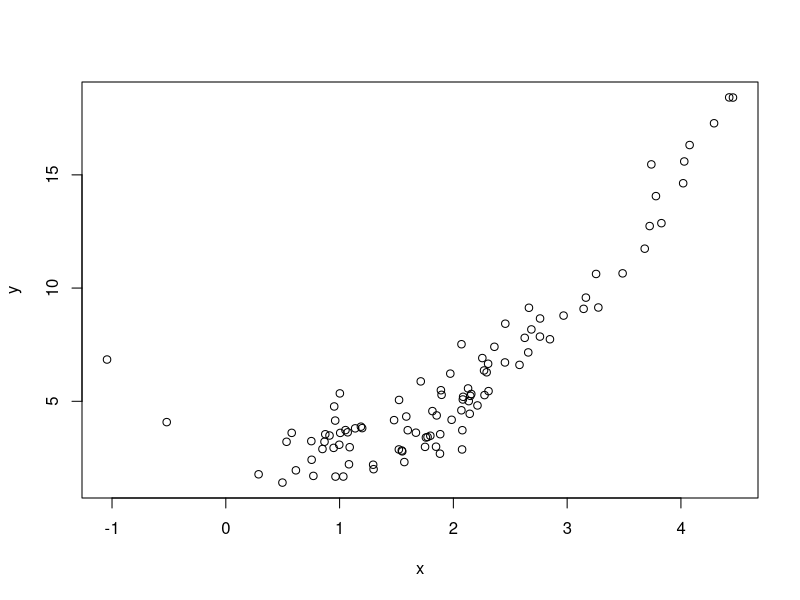
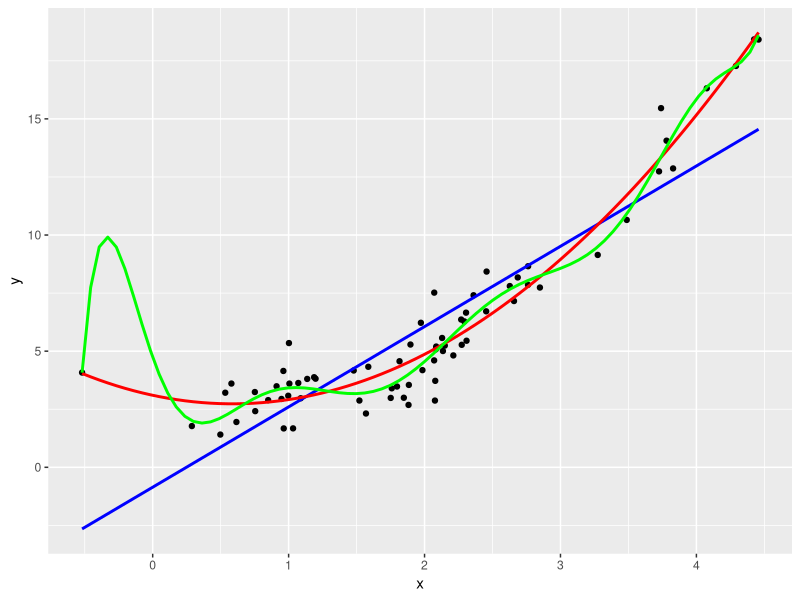
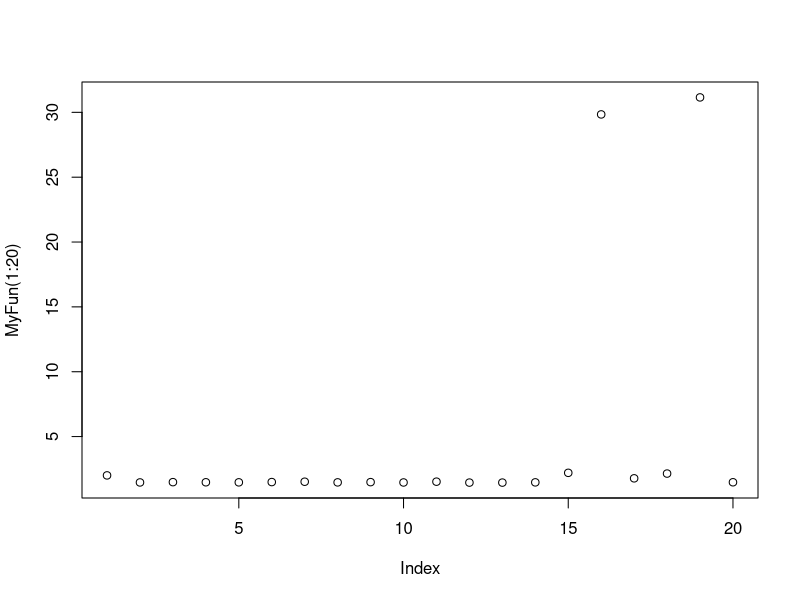
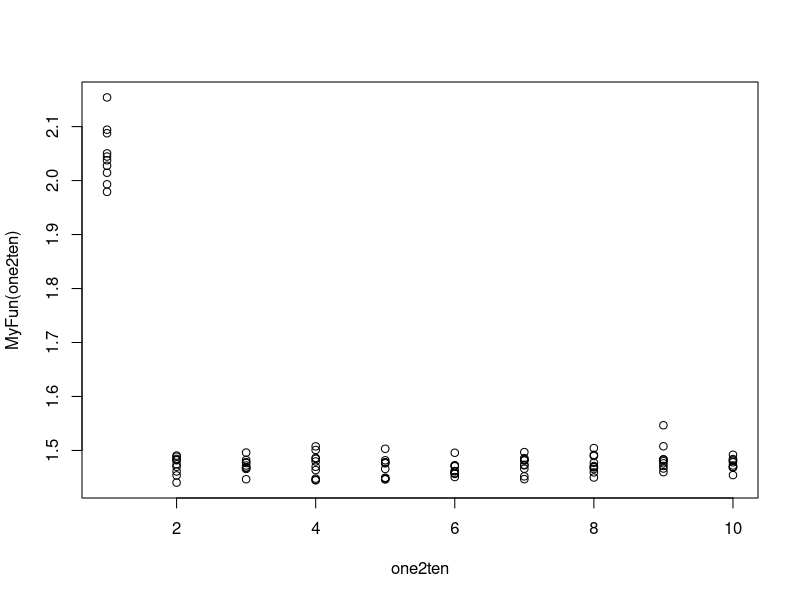

Recreate these plots in R, in order.
## ---- chunk 1
knitr::opts_chunk$set(echo = TRUE)
knitr::opts_chunk$set(warning = FALSE)
options(dplyr.width=Inf)
# option: supressMessage

library(data.table)
library(dplyr)
library(dtplyr)
library(magrittr)
library(tidyr)
## ---- chunk 2

x<-rnorm(100,2,1)
y<- x^2-x+3+rnorm(100) # function of x with a white noise

plot(x,y)
## ---- chunk 3
benchmark<-mean(y)
training_error<-sqrt(sum((y-benchmark)^2)/length(y))

# given answer
lm0<-lm(y~1); # this is just a model that gives ouput = mean of y as no other variable is used in the prediction

rmse<-function(predicted,actual){
  sqrt(sum((actual-predicted)^2)/length(actual))
}

y_model<-data_frame(x=x,y=y) %>%
  mutate(predicted=predict(lm0,.))

y_model %$% 
  rmse(predicted,y)
## ---- chunk 4
lm1<-lm(y~x,y_model)
y_model<-y_model %>% 
  mutate(predicted1=predict(lm1,.)) 
y_model %$%
  rmse(predicted1,y)


## ---- chunk 5
lm2<-lm(y~poly(x,2))
lm6<-lm(y~poly(x,6))
y_model %>% 
  mutate(predicted2=predict(lm2,.),
         predicted6=predict(lm6,.)         )  %$%
         { cat(rmse(predicted2,y))
           cat('\n')
           cat(rmse(predicted6,y))} # cat is just printing

## ---- chunk 6
training_data<-y_model %>%
  sample_frac(0.7)
test_data<-anti_join(y_model,training_data,by=c("x","y"))

lm1<-lm(y~poly(x,1),training_data)
lm2<-lm(y~poly(x,2),training_data)
lm6<-lm(y~poly(x,6),training_data)
test_data %>% 
  mutate(predicted1=predict(lm1,.),predicted2=predict(lm2,.),
         predicted6=predict(lm6,.)         )  %$%
         { cat(rmse(predicted1,y));           cat('\n') # cat is just printing
           cat(rmse(predicted2,y));           cat('\n')
           cat(rmse(predicted6,y))} 
  # %>%
  # arrange(desc(predicted6-y))

## ---- chunk 7
y_model<-data.frame(x=rnorm(10e3,2,1)) # function of x with a white noise)
y_model$y <- y_model %$%
  x^2-x+3+rnorm(10e3) # function of x with a white noise

# and run the models again

library(ggplot2)

training_data %>% 
  ggplot(aes(x=x,y=y)) +
  geom_point() +
  stat_smooth(method = "lm",formula = y~x,se = F,color= "blue")+
  stat_smooth(method = "lm",formula = y~poly(x,2),se = F,color= "red")+
  stat_smooth(method = "lm",formula = y~poly(x,9),se = F,color= "green")

## ---- chunk 8

compute_test_error<-function(n){
  
  training_data<-y_model %>%
    sample_frac(0.7)
  test_data<-anti_join(y_model,training_data,by=c("x","y"))
  
  if(n==0){
    lm0<-lm(y~1,training_data)
  }else{
    lm0<-lm(y~poly(x,n),training_data)
  }
  
  test_data %>%
      mutate(predicted=predict(lm0,.)) %$% 
      sqrt(sum((y-predicted)^2)/length(y))
}

compute_test_error(0)
which.min(sapply(1:20,compute_test_error))

MyFun<-Vectorize(compute_test_error)
which.min(MyFun(1:20))
plot(MyFun(1:20))

one2ten<-rep(1:10,10)
data.frame(degree=one2ten) %>%
  mutate(error=MyFun(degree))
plot(one2ten,MyFun(one2ten))
# .Last.value$test_errors < .Last.value$training_errors
